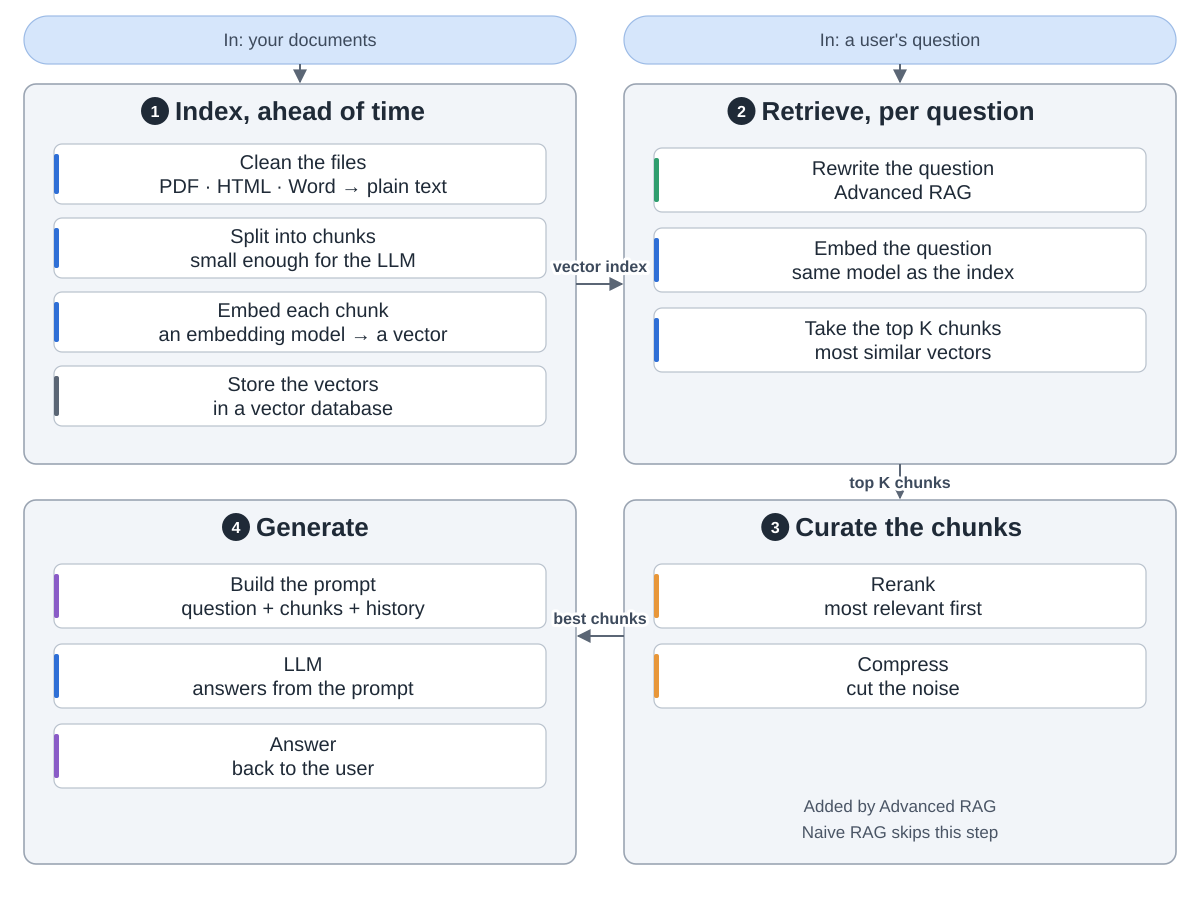

Reproduce this figure in Python.
"""RAG overview: index your documents, find the chunks that match a question, trim them, let the LLM answer.
Snake order: 1 index (top left) -> 2 retrieve (top right) -> 3 curate (bottom right) -> 4 generate (bottom left).
Drawn from Gao et al., "Retrieval-Augmented Generation for Large Language Models: A Survey",
arXiv:2312.10997v5 (Section II.A Naive RAG, II.B Advanced RAG, Fig. 2 and Fig. 3).
Run: python3 diagram.py"""
import sys
from pathlib import Path

sys.path.insert(0, str(Path(__file__).resolve().parents[2] / "tools"))
from archdiagram import Diagram, L, R, GW, T1, H1, T2, H2  # noqa: E402

d = Diagram("RAG overview",
            "In: your documents, and a user's question. "
            "1 Index, done ahead of time: clean the raw files (PDF, HTML, Word, Markdown) into plain text, "
            "split the text into chunks, turn each chunk into a vector with an embedding model, and store "
            "the vectors in a vector database. "
            "2 Retrieve, for each question: Advanced RAG first rewrites or expands the question; the same "
            "embedding model turns the question into a vector, and the system takes the top K chunks most "
            "similar to it. "
            "3 Curate, added by Advanced RAG: rerank the chunks so the most relevant come first, and compress "
            "them so the LLM is not flooded with noise. "
            "4 Generate: the question and the chosen chunks, plus any chat history, go into one prompt, and "
            "the LLM writes the answer from it. Naive RAG is steps 1, 2 and 4 only.")

d.pill(L, 16, GW, 48, "In: your documents")
d.arrow(f"M{L + GW / 2} 64V{T1 - 2}")
d.pill(R, 16, GW, 48, "In: a user's question")
d.arrow(f"M{R + GW / 2} 64V{T1 - 2}")

d.group(L, T1, GW, H1, "Index, ahead of time", 1)
d.column(L, T1, [("Clean the files|PDF · HTML · Word → plain text", "coding"),
                 ("Split into chunks|small enough for the LLM", "coding"),
                 ("Embed each chunk|an embedding model → a vector", "coding"),
                 ("Store the vectors|in a vector database", "data")], h=60, gap=14, first=60)

d.group(R, T1, GW, H1, "Retrieve, per question", 2)
d.column(R, T1, [("Rewrite the question|Advanced RAG", "plan"),
                 ("Embed the question|same model as the index", "coding"),
                 ("Take the top K chunks|most similar vectors", "coding")])

d.group(R, T2, GW, H2, "Curate the chunks", 3)
d.column(R, T2, [("Rerank|most relevant first", "critic"),
                 ("Compress|cut the noise", "critic")])
d.notes(R, T2, H2, "Added by Advanced RAG", "Naive RAG skips this step")

d.group(L, T2, GW, H2, "Generate", 4)
d.column(L, T2, [("Build the prompt|question + chunks + history", "write"),
                 ("LLM|answers from the prompt", "coding"),
                 ("Answer|back to the user", "write")])

d.arrow(f"M{L + GW} {T1 + 200}H{R - 2}", label="vector index", at=(600, T1 + 188))
d.arrow(f"M{R + 276} {T1 + H1}V{T2 - 2}", label="top K chunks", at=(R + 276, T1 + H1 + 24))
d.arrow(f"M{R} {T2 + 136}H{L + GW + 2}", label="best chunks", at=(600, T2 + 124))

d.save(Path(__file__).with_name("diagram.svg"))
